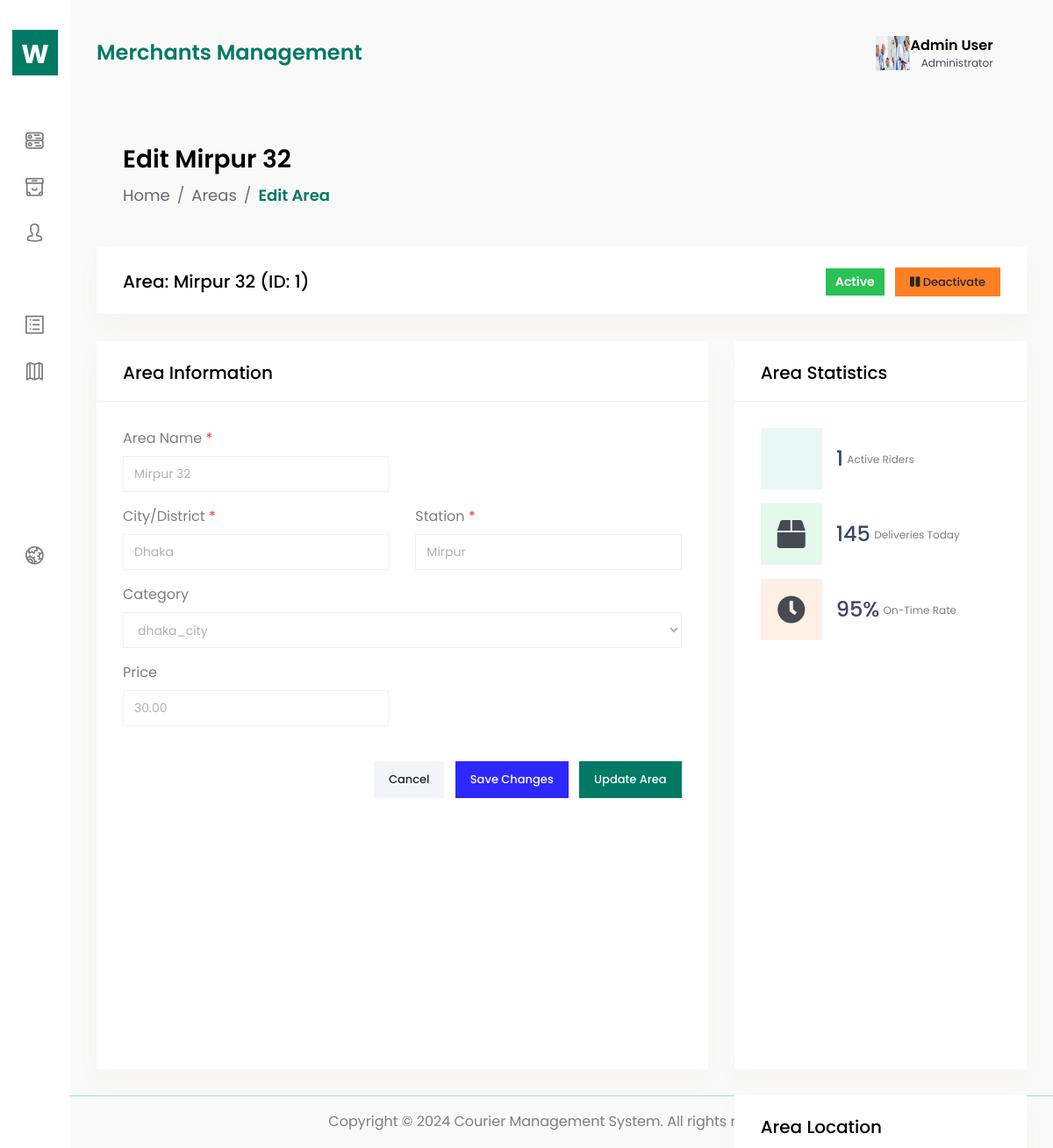
The app's page /logistics/areas/Mirpur 32/edit/ with its own data.
### logistics/models.py (models this page shows, shortened)
class Area(models.Model):
    area_id=models.AutoField(primary_key=True)
    area_name=models.CharField(max_length=100)
    area_district=models.CharField(max_length=20,null=True,blank=True)
    area_station=models.CharField(max_length=50, null=True,blank=True)
    area_price=models.DecimalField(max_digits=20, decimal_places=2)
    area_category=models.CharField(max_length=50, choices=[("dhaka_city","dhaka_city"),("sub-city","sub_city"),("outside_dhaka","outside_dhaka"),], default="sub-city")

### logistics/views.py (the view)
# urls.py: path('areas/<str:area_name>/edit/', views.edit_area, name="edit_area"),
def edit_area(request, area_name):
    areas = (
        Area.objects.annotate(
            soldier_count=Count("deliverysoldier")
        )
        .prefetch_related(
            Prefetch("deliverysoldier_set", queryset=DeliverySoldier.objects.all())
        )
        .filter(area_name=area_name)
        .first()
    )
    if not areas:
        return render(request, "404.html", status=404)
    if request.method == "POST":
        form = AreaEditForm(request.POST, instance=areas)
        if form.is_valid():
            form.save()
            return redirect("detail_area", area_name=areas.area_name)
    else:
        form = AreaEditForm(instance=areas)
    stats = {
        "total_soldiers": areas.deliverysoldier_set.filter(status="active").count(),
        "deliveries_today": 145,   # replace with real logic
        "on_time_rate": "95%",     # replace with real logic
    }
    return render(
        request,
        "logistics/area-edit.html",
        {"form": form, "areas": areas, "stats": stats},
    )

### logistics/forms.py
class AreaEditForm(forms.ModelForm):
    class Meta:
        model= Area
        fields = ["area_name", "area_district", "area_station", "area_category", "area_price"]
        widgets = {
            "area_name": forms.TextInput(attrs={"class": "form-control", "placeholder": "Enter area name"}),
            "area_district": forms.TextInput(attrs={"class": "form-control", "placeholder": "Enter district"}),
            "area_station": forms.TextInput(attrs={"class": "form-control", "placeholder": "Enter station"}),
            "area_category": forms.Select(attrs={ "class": "form-control",}),
            "area_price": forms.NumberInput(attrs={"class": "form-control", "placeholder": "Enter delivery price"}),
        }

### logistics/templates/logistics/area-edit.html (shortened to what this page needs)
{%extends 'base.html'%}
{%block content%}
<div class="content-body">
            <div class="container-fluid">
                <div class="row page-titles mx-0">
                    <div class="col-sm-6 p-md-0">
                        <div class="welcome-text">
                            <h4>Edit {{ areas.area_name}}</h4>
                        </div>
                    </div>
                    <div class="col-sm-6 p-md-0 justify-content-sm-end mt-2 mt-sm-0 d-flex">
                        <ol class="breadcrumb">
                            <li class="breadcrumb-item"><a href="{% url "dashboard"%}">Home</a></li>
                            <li class="breadcrumb-item"><a href="{% url "area"%}">Areas</a></li>
                            <li class="breadcrumb-item active"><a href="{% url 'edit_area' areas.area_name%}">Edit Area</a></li>
                        </ol>
                    </div>
                </div>
                <div class="row">
                    <div class="col-xl-12">
                        <div class="card">
                            <div class="card-header">
                                <h4 class="card-title">Area: {{areas.area_name}} (ID: {{areas.area_id}})</h4>
                                <div class="card-action">
                                    <span class="badge badge-success">Active</span>
                                    <button type="button" class="btn btn-sm btn-warning ml-2" id="deactivate-area">
                                        <i class="fas fa-pause"></i> Deactivate
                                    </button>
                                </div>
                            </div>
                        </div>
                    </div>
                </div>
                <div class="row">
                    <div class="col-xl-8">
                        <div class="card">
                            <div class="card-header">
                                <h4 class="card-title">Area Information</h4>
                            </div>
                            <div class="card-body">
                                <form method="POST">
                                    <div class="row">
                                        <div class="col-md-6">
                                            <div class="form-group">
                                                <label class="text-label">Area Name <span class="text-danger">*</span></label>
                                                <input type="text" class="form-control" name='area_name' value="{{areas.area_name}}" required>
                                            </div>
                                        </div>
                                    </div>
                                    <div class="row">
                                        <div class="col-md-6">
                                            <div class="form-group">
                                                <label class="text-label">City/District <span class="text-danger">*</span></label>
                                                <input type="text" class="form-control" name='area_district' value="{{areas.area_district}}" required>
                                            </div>
                                        </div>
                                        <div class="col-md-6">
                                            <div class="form-group">
                                                <label class="text-label">Station <span class="text-danger">*</span></label>
                                                <input type="text" class="form-control" name='area_station' value="{{areas.area_station}}" required>
                                            </div>
                                        </div>
                                    </div>
                                    <div class="row">
                                        <div class="col-md-12">
                                            <div class="form-group">
                                                <label class="text-label">Category</label>
                                                {{form.area_category}}
                                            </div>
                                        </div>
                                    </div>
                                    <div class="row">
                                        <div class="col-md-6">
                                            <div class="form-group">
                                                <label class="text-label">Price</label>
                                                <input type="text" class="form-control" name="area_price" value="{{areas.area_price}}">
                                            </div>
                                        </div>
                                    </div>
                                    <div class="row">
                                        <div class="col-md-12">
                                            <div class="text-right mt-4">
                                                <a href="../areas/areas.html" class="btn btn-light mr-2">Cancel</a>
                                                <button type="button" class="btn btn-info mr-2" id="save-changes">Save Changes</button>
                                                <button type="submit" class="btn btn-primary">Update Area</button>
                                            </div>
                                        </div>
                                    </div>
                                </form>
                            </div>
                        </div>
                    </div>
                    <div class="col-xl-4">
                        <div class="card">
                            <div class="card-header">
                                <h4 class="card-title">Area Statistics</h4>
                            </div>
                            <div class="card-body">
                                <div class="widget-stat mb-3">
                                    <div class="media">
                                        <span class="mr-3 bgl-primary ai-icon">
                                        </span>
                                        <div class="media-body">
                                            <h4 class="mb-0">{{stats.total_soldiers}}</h4>
                                            <small>Active Riders</small>
                                        </div>
                                    </div>
                                </div>
                                <div class="widget-stat mb-3">
                                    <div class="media">
                                        <span class="mr-3 bgl-success ai-icon">
                                            <i class="fas fa-box"></i>
                                        </span>
                                        <div class="media-body">
                                            <h4 class="mb-0">145</h4>
                                            <small>Deliveries Today</small>
                                        </div>
                                    </div>
                                </div>
                                <div class="widget-stat">
                                    <div class="media">
                                        <span class="mr-3 bgl-warning ai-icon">
                                            <i class="fas fa-clock"></i>
                                        </span>
                                        <div class="media-body">
                                            <h4 class="mb-0">95%</h4>
                                            <small>On-Time Rate</small>
                                        </div>
                                    </div>
                                </div>
                            </div>
                        </div>
                        <div class="card">
                            <div class="card-header">
                                <h4 class="card-title">Area Location</h4>
                            </div>
                        </div>
                    </div>
                </div>
            </div>
        </div>
        {%endblock%}

### static/assets/css/custom-primary.css (style rules this page uses)
:root { --primary-color: #007A64; --primary-dark: #005a4a; --primary-light: #00A885; --primary-lighter: #e8f8f5; --primary-border: #a8ddd0; --accent-yellow: #FFD700; --accent-yellow-light: #FFF176; --accent-yellow-dark: #FFC107; --warning-yellow: #FF9800; --gradient-primary: linear-gradient(135deg, var(--primary-color) 0%, var(--primary-light) 100%); --gradient-accent: linear-gradient(135deg, var(--accent-yellow) 0%, var(--accent-yellow-dark) 100%); --gradient-combined: linear-gradient(135deg, var(--primary-color) 0%, var(--accent-yellow) 100%); }
.btn-primary { background-color: var(--primary-color) !important; border-color: var(--primary-color) !important; }
.bgl-primary { background-color: var(--primary-lighter) !important; }
a { color: var(--primary-color); }
.card .btn-primary { background-color: var(--primary-color) !important; border-color: var(--primary-color) !important; }
.breadcrumb-item.active { color: var(--primary-color) !important; }

### records on screen
Area: area_name "Mirpur 32", area_id "1", area_district "Dhaka", area_station "Mirpur", area_category "dhaka_city", area_price "30.00"

### other values on screen
{{ stats.total_soldiers }} "1"
